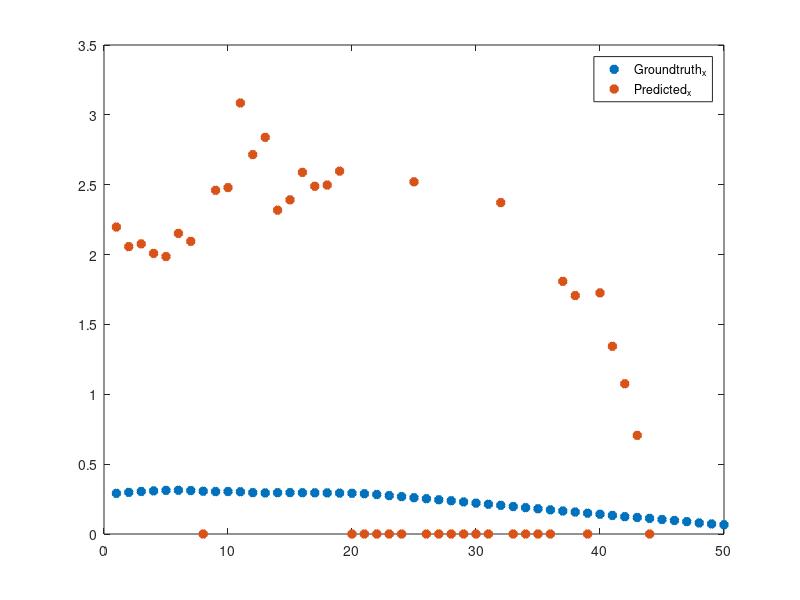
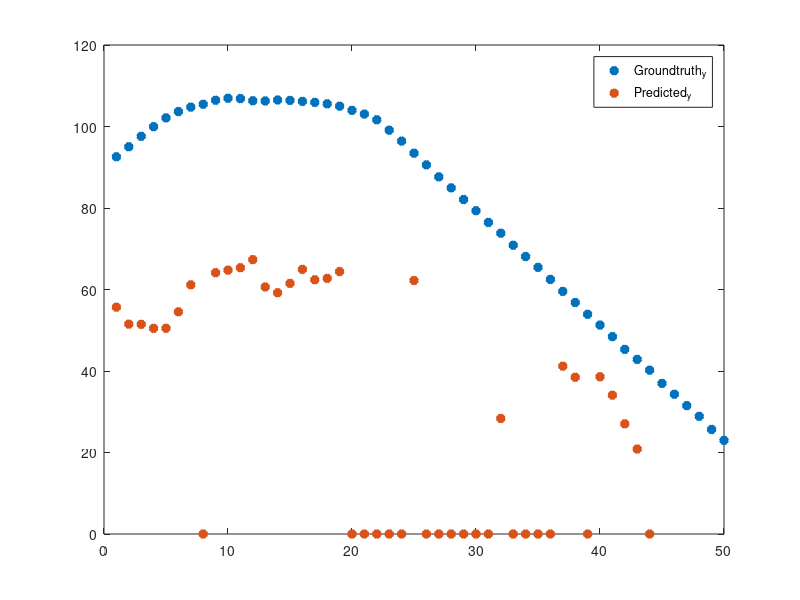

The MATLAB source for these figures, in order:
ground_truth = [92.56487274169922 0.291229248046875
95.02682685852051 0.2980766296386719
97.59424591064453 0.3045196533203125
99.95186996459961 0.30841636657714844
102.11677551269531 0.3120689392089844
103.6689682006836 0.3133087158203125
104.76006317138672 0.3110160827636719
105.46442794799805 0.3062705993652344
106.45852661132812 0.3037528991699219
106.93587112426758 0.3042755126953125
106.84881591796875 0.3020973205566406
106.32227325439453 0.29604148864746094
106.26662063598633 0.2939720153808594
106.50747299194336 0.2955055236816406
106.4012336730957 0.29644203186035156
106.16935729980469 0.2950725555419922
105.92720794677734 0.29470252990722656
105.56626510620117 0.29432106018066406
104.99802017211914 0.29284095764160156
103.95660972595215 0.2915763854980469
103.05553817749023 0.2880573272705078
101.64909553527832 0.2827320098876953
99.10475540161133 0.2748298645019531
96.42566108703613 0.267547607421875
93.45036029815674 0.2599372863769531
90.58337593078613 0.2525177001953125
87.64364528656006 0.24493408203125
84.94199562072754 0.2379741668701172
82.07944536209106 0.22949790954589844
79.33841180801392 0.22100448608398438
76.46242547035217 0.21329307556152344
73.82264375686646 0.2054157257080078
70.87130308151245 0.19671630859375
68.08693218231201 0.1884899139404297
65.42949199676514 0.1806659698486328
62.47790336608887 0.17263412475585938
59.5399112701416 0.1647186279296875
56.80573654174805 0.1573486328125
53.92815399169922 0.14923667907714844
51.27459907531738 0.1414203643798828
48.43040084838867 0.133056640625
45.31327438354492 0.124053955078125
42.850032806396484 0.11834335327148438
40.21471405029297 0.1121826171875
36.95487594604492 0.10391616821289062
34.30643844604492 0.09677696228027344
31.499786376953125 0.08859634399414062
28.87664794921875 0.07899856567382812
25.6597900390625 0.07194900512695312
22.97393035888672 0.06640434265136719];


predicted = [2.197200059890747 55.6781005859375
2.056999921798706 51.50640106201172
2.0764999389648438 51.459800720214844
2.008500099182129 50.479000091552734
1.9859999418258667 50.485801696777344
2.151900053024292 54.51499938964844
2.0947000980377197 61.14659881591797
0.0 0.0
2.4602999687194824 64.11479949951172
2.479599952697754 64.75479888916016
3.0850000381469727 65.33809661865234
2.7155001163482666 67.32640075683594
2.839200019836426 60.625
2.3180999755859375 59.200801849365234
2.3915998935699463 61.5015983581543
2.5885000228881836 64.94730377197266
2.489000082015991 62.39250183105469
2.4976999759674072 62.74039840698242
2.5975000858306885 64.40180206298828
0.0 0.0
0.0 0.0
0.0 0.0
0.0 0.0
0.0 0.0
2.5208001136779785 62.2130012512207
0.0 0.0
0.0 0.0
0.0 0.0
0.0 0.0
0.0 0.0
0.0 0.0
2.3721001148223877 28.353700637817383
0.0 0.0
0.0 0.0
0.0 0.0
0.0 0.0
1.8085999488830566 41.188899993896484
1.7066999673843384 38.468299865722656
0.0 0.0
1.7258000373840332 38.58000183105469
1.3437000513076782 34.082801818847656
1.0753999948501587 27.034500122070312
0.7060999870300293 20.854999542236328
0.0 0.0
];

figure;
plot(ground_truth(:,2), '*','LineWidth',4)
hold on;
plot(predicted(:,1), '*','LineWidth',4)
legend('Groundtruth_x','Predicted_x')


figure;
plot(ground_truth(:,1), '*','LineWidth',4)
hold on;
plot(predicted(:,2), '*','LineWidth',4)
legend('Groundtruth_y','Predicted_y')


% plot(ground_truth(:,2),ground_truth(:,1), '.')
% hold on;
% plot(predicted(:,1),predicted(:,2), '.')
